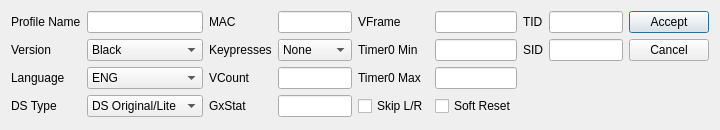
<?xml version="1.0" encoding="UTF-8"?>
<ui version="4.0">
 <class>ProfileEditor5</class>
 <widget class="QDialog" name="ProfileEditor5">
  <property name="geometry">
   <rect>
    <x>0</x>
    <y>0</y>
    <width>720</width>
    <height>130</height>
   </rect>
  </property>
  <property name="minimumSize">
   <size>
    <width>720</width>
    <height>130</height>
   </size>
  </property>
  <property name="maximumSize">
   <size>
    <width>720</width>
    <height>130</height>
   </size>
  </property>
  <property name="windowTitle">
   <string>Profile Editor Gen 5</string>
  </property>
  <layout class="QGridLayout" name="gridLayout">
   <item row="0" column="0">
    <widget class="QLabel" name="labelProfile">
     <property name="text">
      <string>Profile Name</string>
     </property>
    </widget>
   </item>
   <item row="0" column="1">
    <widget class="QLineEdit" name="lineEditProfile"/>
   </item>
   <item row="0" column="2">
    <widget class="QLabel" name="labelMAC">
     <property name="text">
      <string>MAC</string>
     </property>
    </widget>
   </item>
   <item row="0" column="5">
    <widget class="QLabel" name="labelVFrame">
     <property name="text">
      <string>VFrame</string>
     </property>
    </widget>
   </item>
   <item row="0" column="6" colspan="2">
    <widget class="TextBox" name="textBoxVFrame">
     <property name="maxLength">
      <number>1</number>
     </property>
    </widget>
   </item>
   <item row="0" column="8">
    <widget class="QLabel" name="labelTID">
     <property name="text">
      <string>TID</string>
     </property>
    </widget>
   </item>
   <item row="0" column="9">
    <widget class="TextBox" name="textBoxTID">
     <property name="maxLength">
      <number>5</number>
     </property>
    </widget>
   </item>
   <item row="0" column="10">
    <widget class="QPushButton" name="pushButtonAccept">
     <property name="text">
      <string>Accept</string>
     </property>
    </widget>
   </item>
   <item row="1" column="0">
    <widget class="QLabel" name="labelVersion">
     <property name="text">
      <string>Version</string>
     </property>
    </widget>
   </item>
   <item row="1" column="1">
    <widget class="QComboBox" name="comboBoxVersion">
     <item>
      <property name="text">
       <string>Black</string>
      </property>
     </item>
     <item>
      <property name="text">
       <string>White</string>
      </property>
     </item>
     <item>
      <property name="text">
       <string>Black 2</string>
      </property>
     </item>
     <item>
      <property name="text">
       <string>White 2</string>
      </property>
     </item>
    </widget>
   </item>
   <item row="1" column="2" colspan="2">
    <widget class="QLabel" name="labelKeypresses">
     <property name="text">
      <string>Keypresses</string>
     </property>
    </widget>
   </item>
   <item row="1" column="4">
    <widget class="CheckList" name="comboBoxKeypresses">
     <item>
      <property name="text">
       <string>None</string>
      </property>
     </item>
     <item>
      <property name="text">
       <string>1</string>
      </property>
     </item>
     <item>
      <property name="text">
       <string>2</string>
      </property>
     </item>
     <item>
      <property name="text">
       <string>3</string>
      </property>
     </item>
    </widget>
   </item>
   <item row="1" column="5">
    <widget class="QLabel" name="labelTimer0Min">
     <property name="text">
      <string>Timer0 Min</string>
     </property>
    </widget>
   </item>
   <item row="1" column="6" colspan="2">
    <widget class="TextBox" name="textBoxTimer0Min">
     <property name="maxLength">
      <number>4</number>
     </property>
    </widget>
   </item>
   <item row="1" column="8">
    <widget class="QLabel" name="labelSID">
     <property name="text">
      <string>SID</string>
     </property>
    </widget>
   </item>
   <item row="1" column="9">
    <widget class="TextBox" name="textBoxSID">
     <property name="maxLength">
      <number>5</number>
     </property>
    </widget>
   </item>
   <item row="1" column="10">
    <widget class="QPushButton" name="pushButtonCancel">
     <property name="text">
      <string>Cancel</string>
     </property>
    </widget>
   </item>
   <item row="2" column="0">
    <widget class="QLabel" name="labelLanguage">
     <property name="text">
      <string>Language</string>
     </property>
    </widget>
   </item>
   <item row="2" column="1">
    <widget class="QComboBox" name="comboBoxLanguage">
     <item>
      <property name="text">
       <string>ENG</string>
      </property>
     </item>
     <item>
      <property name="text">
       <string>SPA</string>
      </property>
     </item>
     <item>
      <property name="text">
       <string>FRE</string>
      </property>
     </item>
     <item>
      <property name="text">
       <string>ITA</string>
      </property>
     </item>
     <item>
      <property name="text">
       <string>DEU</string>
      </property>
     </item>
     <item>
      <property name="text">
       <string>JPN</string>
      </property>
     </item>
     <item>
      <property name="text">
       <string>KOR</string>
      </property>
     </item>
    </widget>
   </item>
   <item row="2" column="2" colspan="2">
    <widget class="QLabel" name="labelVCount">
     <property name="text">
      <string>VCount</string>
     </property>
    </widget>
   </item>
   <item row="2" column="4">
    <widget class="TextBox" name="textBoxVCount">
     <property name="maxLength">
      <number>2</number>
     </property>
    </widget>
   </item>
   <item row="2" column="5">
    <widget class="QLabel" name="labelTimer0Max">
     <property name="text">
      <string>Timer0 Max</string>
     </property>
    </widget>
   </item>
   <item row="2" column="6" colspan="2">
    <widget class="TextBox" name="textBoxTimer0Max">
     <property name="maxLength">
      <number>4</number>
     </property>
    </widget>
   </item>
   <item row="3" column="0">
    <widget class="QLabel" name="labelDSType">
     <property name="text">
      <string>DS Type</string>
     </property>
    </widget>
   </item>
   <item row="3" column="1">
    <widget class="QComboBox" name="comboBoxDSType">
     <item>
      <property name="text">
       <string>DS Original/Lite</string>
      </property>
     </item>
     <item>
      <property name="text">
       <string>DSi/DSi XL</string>
      </property>
     </item>
     <item>
      <property name="text">
       <string>3DS</string>
      </property>
     </item>
    </widget>
   </item>
   <item row="3" column="2" colspan="2">
    <widget class="QLabel" name="labelGxStat">
     <property name="text">
      <string>GxStat</string>
     </property>
    </widget>
   </item>
   <item row="3" column="4">
    <widget class="TextBox" name="textBoxGxStat">
     <property name="maxLength">
      <number>1</number>
     </property>
    </widget>
   </item>
   <item row="0" column="4">
    <widget class="TextBox" name="textBoxMAC">
     <property name="maxLength">
      <number>9</number>
     </property>
    </widget>
   </item>
   <item row="3" column="5">
    <widget class="QCheckBox" name="checkBoxSkipLR">
     <property name="text">
      <string>Skip L/R</string>
     </property>
    </widget>
   </item>
   <item row="3" column="6" colspan="2">
    <widget class="QCheckBox" name="checkBoxSoftReset">
     <property name="text">
      <string>Soft Reset</string>
     </property>
    </widget>
   </item>
  </layout>
 </widget>
 <customwidgets>
  <customwidget>
   <class>TextBox</class>
   <extends>QLineEdit</extends>
   <header>Forms/Controls/TextBox.hpp</header>
  </customwidget>
  <customwidget>
   <class>CheckList</class>
   <extends>QComboBox</extends>
   <header>Forms/Controls/CheckList.hpp</header>
  </customwidget>
 </customwidgets>
 <resources/>
 <connections/>
</ui>
